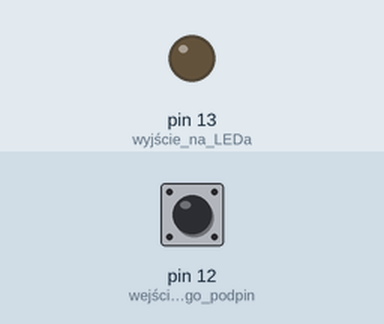
Simulated run of this sketch. Board: Arduino Uno, built with avr-gcc and run on an emulated ATmega328P. Parts: output pins drawn as LEDs (lit = HIGH). The test bench sets the inputs (shaded band); at power-on: pin 12 (wejście_do_którego_podpin) HIGH.

Above: at 1.2 s.
1.3 s: pin 12 (wejście_do_którego_podpin) pulled LOW for 0.15 s
At 1.37 s:
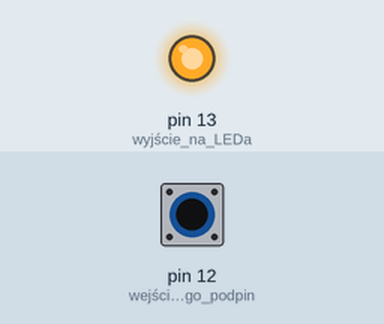
2.9 s: pin 12 (wejście_do_którego_podpin) pulled LOW for 3.2 s
At 6.8 s:
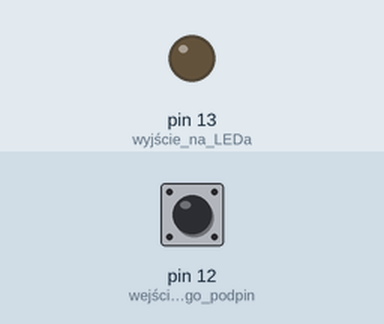
Timing chart, 0 to 8.3 s (numbered marks = the images above; inputs shaded):
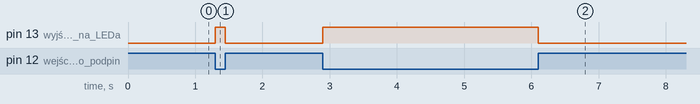

The sketch:

zadanie2b.ino
```cpp
// Zadanie 2b
// Dioda będzie świeciła tak długo jak naciskamy przycisk (button)
// Inne podłączenie: po naciśnięciu przycisku będzie wartość LOW, patrz rysunek 4

int button;             // czytaj "BUT-TON"

void setup(){
pinMode(13, OUTPUT);    // wyjście na LEDa
pinMode(12, INPUT);     // wejście do którego podpinamy przycisk
digitalWrite(12,HIGH);  // Ustawiamy stan wysoki na wejściu, po naciśnięciu będzie stan niski
			// zamiast tych dwóch powyższych linii można poprostu dać "pinMode(12, INPUT_PULLUP);"
}

void loop(){

button = digitalRead(12);  // odczytujemy wartość z przycisku

if (button == LOW){        // jeżeli przycisk będzie wciśnięty (stan niski)
  digitalWrite(13, HIGH);  // świecimy LEDem
}
else {                     // w przeciwnym wypadku
  digitalWrite(13, LOW);   // nic się niedzieje
}
}
```

Measured:
- after the input at 1.3 s, pin 13 (wyjście_na_LEDa): LOW → HIGH at once, → LOW 0.15 s later
- after the input at 2.9 s, pin 13 (wyjście_na_LEDa): LOW → HIGH at once, → LOW 3.2 s later
